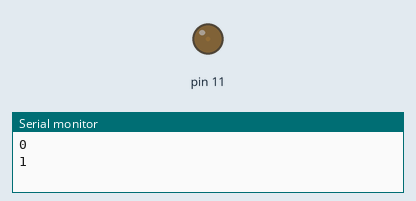
The sketch below on a simulated Arduino Uno, built with avr-gcc and run on an emulated ATmega328P. Parts: output pins drawn as LEDs (lit = HIGH), the last lines printed to the serial monitor.

Above: at 0.05 s.
At 1.95 s:
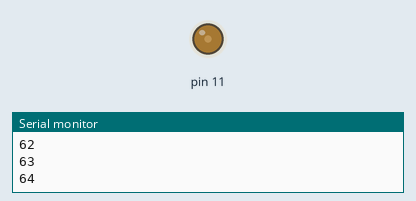
At 3.85 s:
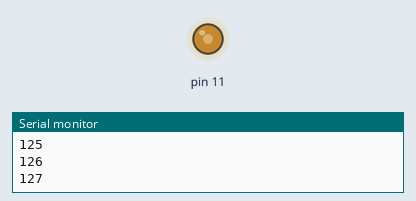
At 7.7 s:
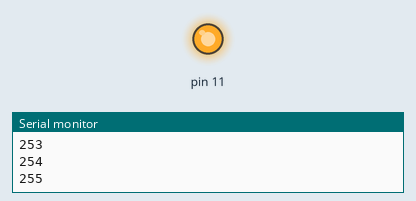
Timing chart, 0 to 10.0 s (numbered marks = the images above):
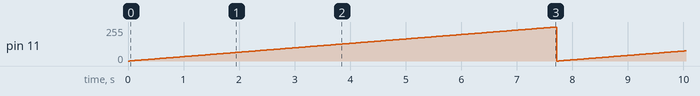

The sketch:

Jan17.ino
```cpp
#include <Arduino.h>

void setup(){
  Serial.begin(9600);
    pinMode(11,OUTPUT);
    digitalWrite(11, HIGH);

}
void loop() {

   for (int i=0; i<1024; i++) {
        Serial.println(i);
         analogWrite(11,i);
         delay(30);
   }

}
```

Measured:
- by itself, pin 11: ramps from 0/255 to 255/255 and jumps back, once every 7.7 s
